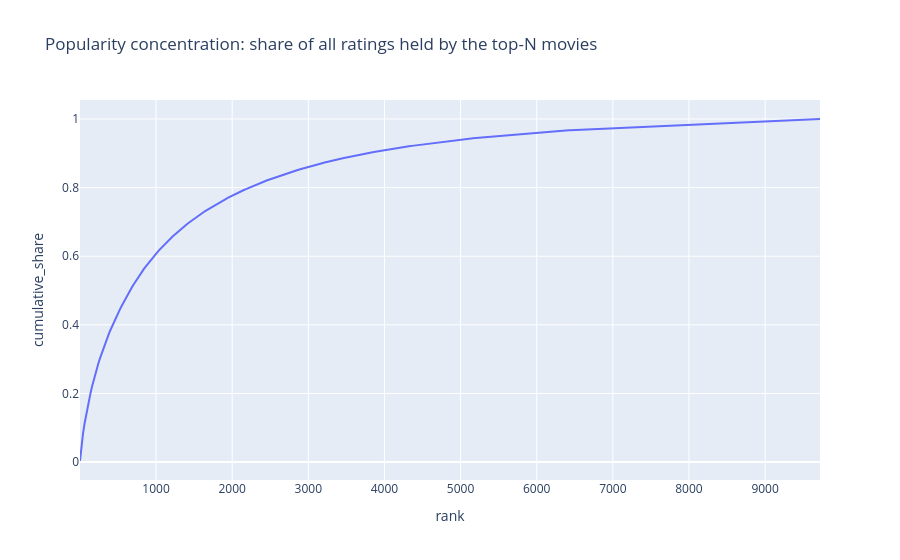

The code cell stored with this chart in its notebook:
### Markdown cell above
## 3. Activity: the long tail of users and movies

### Code cell
per_user = ratings.groupby("user_id").size()
per_movie = ratings.groupby("movie_id").size()
q = [0.0, 0.1, 0.25, 0.5, 0.75, 0.9, 0.99, 1.0]
print(
    "ratings per user (quantiles):\n",
    per_user.quantile(q).round(0).astype(int).to_string(),
)
print(
    "\nratings per movie (quantiles):\n",
    per_movie.quantile(q).round(0).astype(int).to_string(),
)
print(
    f"\nmovies with fewer than 5 ratings: {(per_movie < 5).mean():.1%} of rated movies"
)
print(f"movies with exactly 1 rating: {(per_movie == 1).mean():.1%} of rated movies")
top_share = per_movie.sort_values(ascending=False).cumsum() / per_movie.sum()
for k in (10, 100, 1000):
    print(f"top {k} movies hold {top_share.iloc[k - 1]:.1%} of all ratings")
curve = pd.DataFrame(
    {"rank": np.arange(1, len(top_share) + 1), "cumulative_share": top_share.to_numpy()}
)
fig = px.line(
    curve.iloc[::20],
    x="rank",
    y="cumulative_share",
    title="Popularity concentration: share of all ratings held by the top-N movies",
)
fig.show()

### Figure 1 — Plotly figure (JSON) as saved in the notebook; plotly's stock layout.template omitted (floating-point values rounded to 4 significant figures; data arrays with more than 128 entries replaced by an {"elided": "..."} marker saying what was removed)
{"data": [{"hovertemplate": "rank=%{x}<br>cumulative_share=%{y}<extra></extra>", "legendgroup": "", "line": {"color": "#636efa", "dash": "solid"}, "marker": {"symbol": "circle"}, "mode": "lines", "name": "", "orientation": "v", "showlegend": false, "type": "scatter", "x": {"elided": "487 int values"}, "xaxis": "x", "y": {"elided": "487 float values"}, "yaxis": "y"}], "layout": {"legend": {"tracegroupgap": 0}, "title": {"text": "Popularity concentration: share of all ratings held by the top-N movies"}, "xaxis": {"anchor": "y", "domain": [0.0, 1.0], "title": {"text": "rank"}}, "yaxis": {"anchor": "x", "domain": [0.0, 1.0], "title": {"text": "cumulative_share"}}}}
